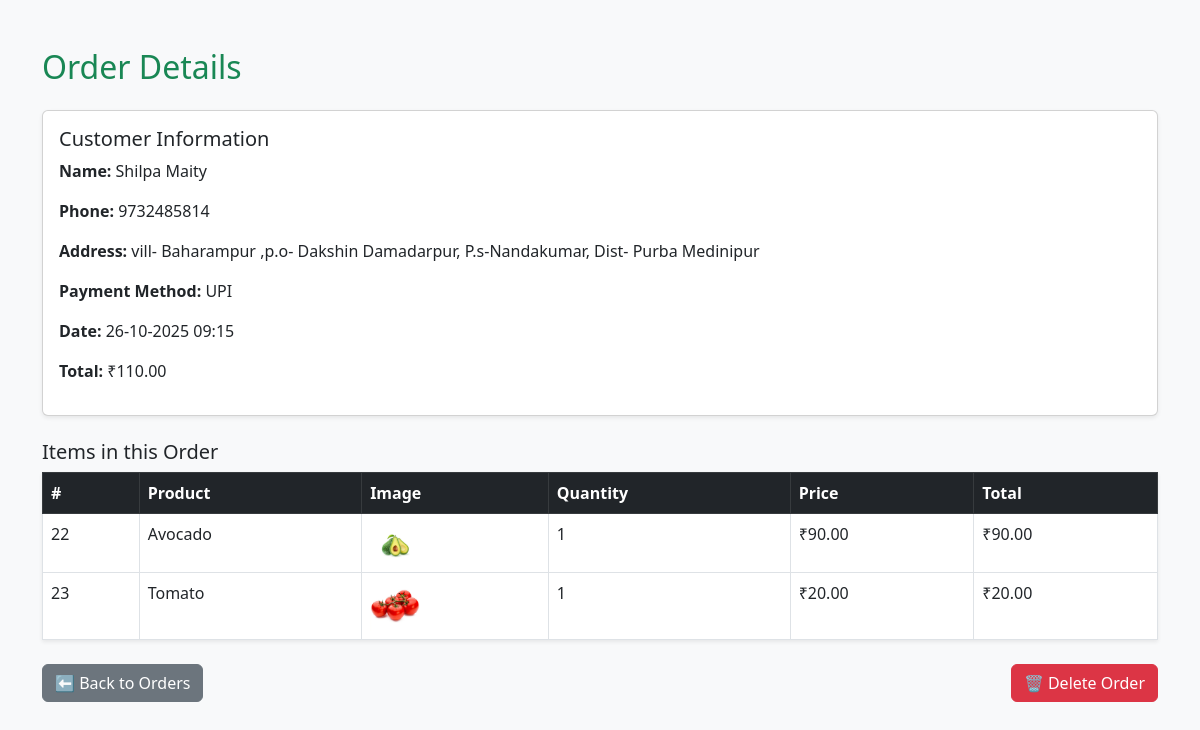
/db/order_details.php?id=23 (signed in), run on the app's committed database.
### tables this page shows
CREATE TABLE `orders` (
  `id` int(11) NOT NULL,
  `user_id` int(11) DEFAULT NULL,
  `customer_name` varchar(100) DEFAULT NULL,
  `customer_phone` varchar(20) DEFAULT NULL,
  `customer_address` text DEFAULT NULL,
  `total` decimal(10,2) DEFAULT NULL,
  `payment_method` varchar(50) DEFAULT NULL,
  `created_at` timestamp NOT NULL DEFAULT current_timestamp()
);

CREATE TABLE `order_items` (
  `id` int(11) NOT NULL,
  `order_id` int(11) DEFAULT NULL,
  `product_id` int(11) DEFAULT NULL,
  `quantity` int(11) DEFAULT NULL,
  `price` decimal(10,2) DEFAULT NULL
);

CREATE TABLE `products` (
  `id` int(11) NOT NULL,
  `name` varchar(100) DEFAULT NULL,
  `price` decimal(10,2) DEFAULT NULL,
  `image` varchar(255) DEFAULT NULL,
  `rating` decimal(2,1) DEFAULT 0.0
);

### db/order_details.php (the view, shortened to what this page needs)
<?php
include 'config.php';
$order_id = intval($_GET['id']);
$order_sql = "SELECT * FROM orders WHERE id = $order_id";
$order_result = $conn->query($order_sql);
$order = $order_result->fetch_assoc();
$items_sql = "
    SELECT oi.*, p.name AS product_name, p.image
    FROM order_items oi
    JOIN products p ON oi.product_id = p.id
    WHERE oi.order_id = $order_id
";
$items_result = $conn->query($items_sql);
?>
<!DOCTYPE html>
<html lang="en">
<head>
<link href="https://cdn.jsdelivr.net/npm/bootstrap@5.3.0/dist/css/bootstrap.min.css" rel="stylesheet">
</head>
<body class="bg-light">
<div class="container mt-5">
  <h2 class="mb-4 text-success">Order Details</h2>
  <div class="card mb-4 shadow-sm">
    <div class="card-body">
      <h5>Customer Information</h5>
      <p><strong>Name:</strong> <?= htmlspecialchars($order['customer_name']); ?></p>
      <p><strong>Phone:</strong> <?= htmlspecialchars($order['customer_phone']); ?></p>
      <p><strong>Address:</strong> <?= htmlspecialchars($order['customer_address']); ?></p>
      <p><strong>Payment Method:</strong> <?= htmlspecialchars($order['payment_method']); ?></p>
      <p><strong>Date:</strong> <?= date("d-m-Y H:i", strtotime($order['created_at'])); ?></p>
      <p><strong>Total:</strong> ₹<?= number_format($order['total'], 2); ?></p>
    </div>
  </div>
  <?php if ($items_result && $items_result->num_rows > 0): ?>
  <h5>Items in this Order</h5>
  <table class="table table-bordered shadow-sm">
    <thead class="table-dark">
      <tr>
        <th>#</th>
        <th>Product</th>
        <th>Image</th>
        <th>Quantity</th>
        <th>Price</th>
        <th>Total</th>
      </tr>
    </thead>
    <tbody>
      <?php while($item = $items_result->fetch_assoc()): ?>
        <tr>
          <td><?= $item['id']; ?></td>
          <td><?= htmlspecialchars($item['product_name']); ?></td>
          <td>
            <?php if(!empty($item['image'])): ?>
              <img src="../images/<?= htmlspecialchars($item['image']); ?>"
                   alt="<?= htmlspecialchars($item['product_name']); ?>"
                   width="50" style="cursor:pointer;"
                   data-bs-toggle="modal"
                   data-bs-target="#imageModal<?= $item['id']; ?>">
            <?php else: ?>
              N/A
            <?php endif; ?>
          </td>
          <td><?= htmlspecialchars($item['quantity']); ?></td>
          <td>₹<?= number_format($item['price'], 2); ?></td>
          <td>₹<?= number_format($item['quantity'] * $item['price'], 2); ?></td>
        </tr>
      <?php endwhile; ?>
    </tbody>
  </table>
  <?php else: ?>
    <p class="text-muted">No items found for this order.</p>
  <?php endif; ?>
  <div class="d-flex justify-content-between mt-4">
    <a href="orders.php" class="btn btn-secondary">⬅ Back to Orders</a>
    <form method="post" onsubmit="return confirmDelete()">
      <button type="submit" name="delete_order" class="btn btn-danger">🗑 Delete Order</button>
    </form>
  </div>
</div>
</body>
</html>

### data on the page
orders: customer_name "Shilpa Maity", customer_phone "9732485814", customer_address "vill- Baharampur ,p.o- Dakshin Damadarpur, P.s-Nandakumar, Dist- Purba Medinipur", payment_method "UPI", created_at "26-10-2025 09:15", total "110.00"
order_items: id "22", product.name "Avocado", product.image (picture), quantity "1", price "90.00", $item['quantity']*$item['price'] "90.00"
order_items: id "23", product.name "Tomato", product.image (picture), quantity "1", price "20.00", $item['quantity']*$item['price'] "20.00"
